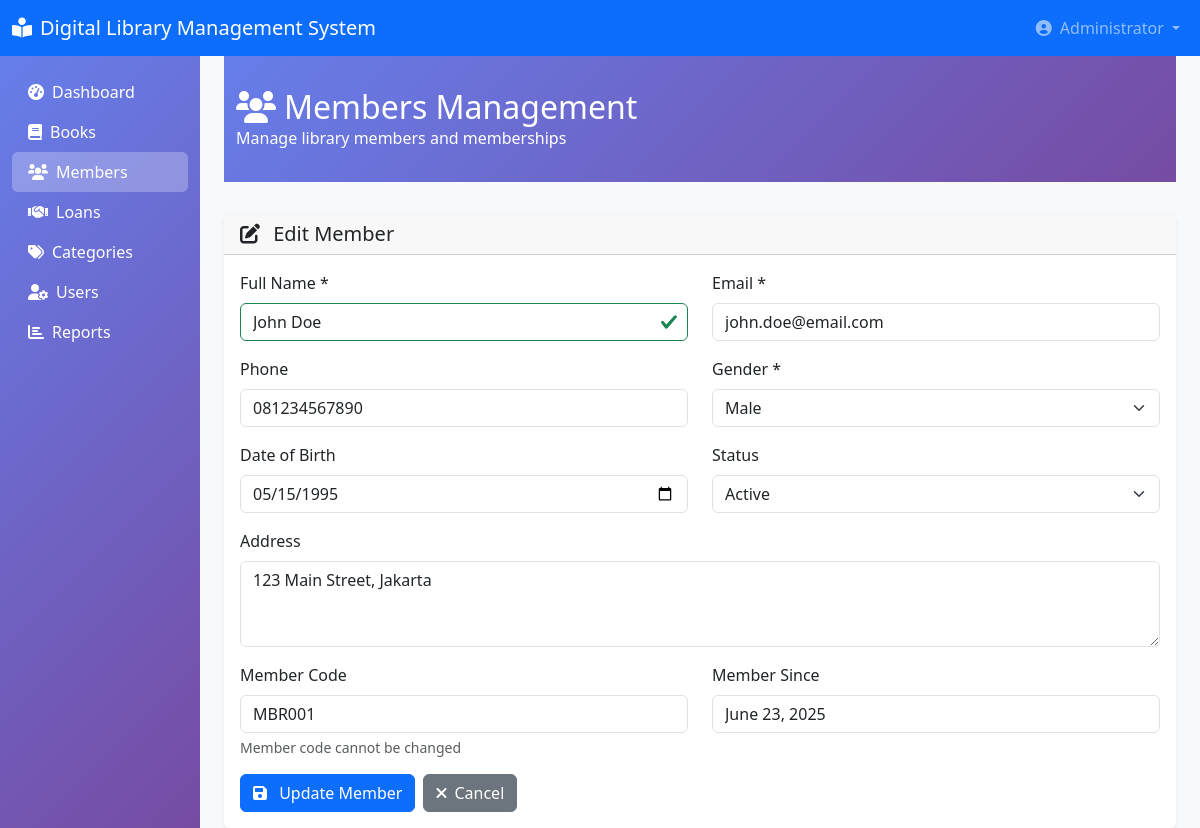
The page /members.php?action=edit&id=1 (signed in) on the database its author committed.
### tables this page shows
CREATE TABLE `members` (
  `id` int NOT NULL,
  `member_code` varchar(20) NOT NULL,
  `full_name` varchar(100) NOT NULL,
  `email` varchar(100) NOT NULL,
  `phone` varchar(15) DEFAULT NULL,
  `address` text,
  `date_of_birth` date DEFAULT NULL,
  `gender` enum('male', 'female') NOT NULL,
  `member_since` date DEFAULT (curdate()),
  `status` enum('active', 'inactive', 'suspended') DEFAULT 'active',
  `created_at` timestamp NULL DEFAULT CURRENT_TIMESTAMP,
  `updated_at` timestamp NULL DEFAULT CURRENT_TIMESTAMP ON UPDATE CURRENT_TIMESTAMP
);

### config.php (called while the page is built, shortened)
<?php
class Database
{
    private static $instance = null;
    private $connection;
    private function __construct()
    {
        try {
            $this->connection = new PDO(
                "mysql:host=" . DB_HOST . ";dbname=" . DB_NAME . ";charset=utf8",
                DB_USER,
                DB_PASS,
                [
                    PDO::ATTR_ERRMODE => PDO::ERRMODE_EXCEPTION,
                    PDO::ATTR_DEFAULT_FETCH_MODE => PDO::FETCH_ASSOC,
                    PDO::ATTR_EMULATE_PREPARES => false
                ]
            );
        } catch (PDOException $e) {
            die("Database connection failed: " . $e->getMessage());
        }
    }
    public static function getInstance()
    {
        if (self::$instance === null) {
            self::$instance = new self();
        }
        return self::$instance;
    }
    public function getConnection()
    {
        return $this->connection;
    }
}
function isAdmin()
{
    return isset($_SESSION['role']) && $_SESSION['role'] === 'admin';
}

### classes/BaseModel.php (called while the page is built, shortened)
<?php
abstract class BaseModel
{
    protected $db;
    protected $table;
    protected $primaryKey = 'id';
    protected $hidden = [];
    public function __construct()
    {
        $this->db = Database::getInstance()->getConnection();
    }
    public function find($id)
    {
        try {
            $sql = "SELECT * FROM {$this->table} WHERE {$this->primaryKey} = :id";
            $stmt = $this->db->prepare($sql);
            $stmt->bindParam(':id', $id, PDO::PARAM_INT);
            $stmt->execute();
            $result = $stmt->fetch();
            if ($result) {
                return $this->hideFields($result);
            }
            return null;
        } catch (PDOException $e) {
            throw new Exception("Error finding record: " . $e->getMessage());
        }
    }
    protected function hideFields($data)
    {
        if (empty($this->hidden)) {
            return $data;
        }
        return $data;
    }
}

### Members.php (the view, shortened to what this page needs)
<?php
require_once 'config.php';
require_once 'classes/BaseModel.php';
$memberModel = new Member();
$action = $_GET['action'] ?? 'list';
$editMember = null;
if ($action === 'edit' && isset($_GET['id'])) {
    try {
        $editMember = $memberModel->find((int)$_GET['id']);
    } catch (Exception $e) {
        $message = $e->getMessage();
        $messageType = 'error';
        $action = 'list';
    }
}
?>
<!DOCTYPE html>
<html lang="en">
<head>
    <link href="https://cdn.jsdelivr.net/npm/bootstrap@5.3.0/dist/css/bootstrap.min.css" rel="stylesheet">
    <link href="https://cdnjs.cloudflare.com/ajax/libs/font-awesome/6.0.0/css/all.min.css" rel="stylesheet">
    <link href="https://cdn.datatables.net/1.13.0/css/dataTables.bootstrap5.min.css" rel="stylesheet">
</head>
<body>
    <nav class="navbar navbar-expand-lg navbar-dark bg-primary">
        <div class="container-fluid">
            <a class="navbar-brand" href="dashboard.php">
                <i class="fas fa-book-reader me-2"></i><?php echo SITE_NAME; ?>
            </a>
            <div class="navbar-nav ms-auto">
                <div class="nav-item dropdown">
                    <a class="nav-link dropdown-toggle" href="#" data-bs-toggle="dropdown">
                        <i class="fas fa-user-circle me-2"></i><?php echo htmlspecialchars($_SESSION['full_name']); ?>
                    </a>
                </div>
            </div>
        </div>
    </nav>
    <div class="container-fluid">
        <div class="row">
            <nav class="col-md-3 col-lg-2 d-md-block sidebar collapse" style="background: linear-gradient(135deg, #667eea 0%, #764ba2 100%); min-height: calc(100vh - 56px);">
                <div class="position-sticky pt-3">
                    <ul class="nav flex-column">
                        <li class="nav-item">
                            <a class="nav-link text-white" href="dashboard.php">
                                <i class="fas fa-tachometer-alt me-2"></i>Dashboard
                            </a>
                        </li>
                        <li class="nav-item">
                            <a class="nav-link text-white" href="books.php">
                                <i class="fas fa-book me-2"></i>Books
                            </a>
                        </li>
                        <li class="nav-item">
                            <a class="nav-link text-white bg-white bg-opacity-25 rounded" href="members.php">
                                <i class="fas fa-users me-2"></i>Members
                            </a>
                        </li>
                        <li class="nav-item">
                            <a class="nav-link text-white" href="loans.php">
                                <i class="fas fa-handshake me-2"></i>Loans
                            </a>
                        </li>
                        <li class="nav-item">
                            <a class="nav-link text-white" href="categories.php">
                                <i class="fas fa-tags me-2"></i>Categories
                            </a>
                        </li>
                        <?php if (isAdmin()): ?>
                            <li class="nav-item">
                                <a class="nav-link text-white" href="users.php">
                                    <i class="fas fa-user-cog me-2"></i>Users
                                </a>
                            </li>
                        <?php endif; ?>
                        <li class="nav-item">
                            <a class="nav-link text-white" href="reports.php">
                                <i class="fas fa-chart-bar me-2"></i>Reports
                            </a>
                        </li>
                    </ul>
                </div>
            </nav>
            <main class="col-md-9 ms-sm-auto col-lg-10 px-md-4">
                <div class="page-header">
                    <div class="container-fluid">
                        <div class="row align-items-center">
                            <div class="col">
                                <h1 class="h2 mb-0">
                                    <i class="fas fa-users me-2"></i>Members Management
                                </h1>
                                <p class="mb-0">Manage library members and memberships</p>
                            </div>
                        </div>
                    </div>
                </div>
                <?php if ($action === 'add' || $action === 'edit'): ?>
                    <div class="card">
                        <div class="card-header">
                            <h5 class="mb-0">
                                <i class="fas fa-<?php echo $action === 'add' ? 'plus' : 'edit'; ?> me-2"></i>
                                <?php echo $action === 'add' ? 'Add New Member' : 'Edit Member'; ?>
                            </h5>
                        </div>
                        <div class="card-body">
                            <form method="POST" id="memberForm">
                                <div class="row">
                                    <div class="col-md-6 mb-3">
                                        <label for="full_name" class="form-label">Full Name *</label>
                                        <input type="text" class="form-control" id="full_name" name="full_name"
                                            value="<?php echo htmlspecialchars($editMember['full_name'] ?? ''); ?>"
                                            required maxlength="100">
                                    </div>
                                    <div class="col-md-6 mb-3">
                                        <label for="email" class="form-label">Email *</label>
                                        <input type="email" class="form-control" id="email" name="email"
                                            value="<?php echo htmlspecialchars($editMember['email'] ?? ''); ?>"
                                            required maxlength="100">
                                    </div>
                                </div>
                                <div class="row">
                                    <div class="col-md-6 mb-3">
                                        <label for="phone" class="form-label">Phone</label>
                                        <input type="tel" class="form-control" id="phone" name="phone"
                                            value="<?php echo htmlspecialchars($editMember['phone'] ?? ''); ?>"
                                            maxlength="15">
                                    </div>
                                    <div class="col-md-6 mb-3">
                                        <label for="gender" class="form-label">Gender *</label>
                                        <select class="form-select" id="gender" name="gender" required>
                                            <option value="male" <?php echo ($editMember['gender'] ?? '') === 'male' ? 'selected' : ''; ?>>Male</option>
                                        </select>
                                    </div>
                                </div>
                                <div class="row">
                                    <div class="col-md-6 mb-3">
                                        <label for="date_of_birth" class="form-label">Date of Birth</label>
                                        <input type="date" class="form-control" id="date_of_birth" name="date_of_birth"
                                            value="<?php echo $editMember['date_of_birth'] ?? ''; ?>"
                                            max="<?php echo date('Y-m-d'); ?>">
                                    </div>
                                    <?php if ($action === 'add'): ?>
                                        <div class="col-md-6 mb-3">
                                            <label for="member_since" class="form-label">Member Since</label>
                                            <input type="date" class="form-control" id="member_since" name="member_since"
                                                value="<?php echo date('Y-m-d'); ?>" max="<?php echo date('Y-m-d'); ?>">
                                            <div class="form-text">Leave empty to use today's date</div>
                                        </div>
                                    <?php else: ?>
                                        <div class="col-md-6 mb-3">
                                            <label for="status" class="form-label">Status</label>
                                            <select class="form-select" id="status" name="status">
                                                <option value="active" <?php echo ($editMember['status'] ?? '') === 'active' ? 'selected' : ''; ?>>Active</option>
                                            </select>
                                        </div>
                                    <?php endif; ?>
                                </div>
                                <div class="mb-3">
                                    <label for="address" class="form-label">Address</label>
                                    <textarea class="form-control" id="address" name="address" rows="3"><?php echo htmlspecialchars($editMember['address'] ?? ''); ?></textarea>
                                </div>
                                <?php if ($action === 'edit'): ?>
                                    <div class="row">
                                        <div class="col-md-6 mb-3">
                                            <label class="form-label">Member Code</label>
                                            <input type="text" class="form-control" value="<?php echo htmlspecialchars($editMember['member_code']); ?>" readonly>
                                            <div class="form-text">Member code cannot be changed</div>
                                        </div>
                                        <div class="col-md-6 mb-3">
                                            <label class="form-label">Member Since</label>
                                            <input type="text" class="form-control" value="<?php echo date('F d, Y', strtotime($editMember['member_since'])); ?>" readonly>
                                        </div>
                                    </div>
                                <?php endif; ?>
                                <div class="d-flex gap-2">
                                    <button type="submit" name="<?php echo $action === 'add' ? 'add_member' : 'edit_member'; ?>" class="btn btn-primary">
                                        <i class="fas fa-save me-2"></i>
                                        <?php echo $action === 'add' ? 'Add Member' : 'Update Member'; ?>
                                    </button>
                                    <a href="members.php" class="btn btn-secondary">
                                        <i class="fas fa-times me-2"></i>Cancel
                                    </a>
                                </div>
                            </form>
                        </div>
                    </div>
                <?php endif; ?>
            </main>
        </div>
    </div>
</body>
</html>

### Members.php (style rules this page uses)
body { background-color: #f8f9fa; }
.page-header { background: linear-gradient(135deg, #667eea 0%, #764ba2 100%); color: white; padding: 2rem 0; margin-bottom: 2rem; }
.card { box-shadow: 0 0.125rem 0.25rem rgba(0, 0, 0, 0.075); border: none; }

### rows shown on the page
members: full_name "John Doe", email "john.doe@email.com", phone "081234567890", gender "Male", date_of_birth "05/15/1995", status "Active", address "123 Main Street, Jakarta", member_code "MBR001", member_since "June 23, 2025"

### other values the page prints
SITE_NAME "Digital Library Management System"
$_SESSION['full_name'] "Administrator"
